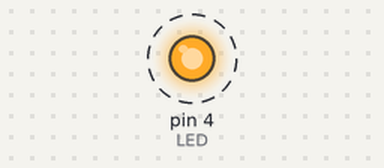
The sketch below on a simulated Arduino Uno, built with avr-gcc and run on an emulated ATmega328P. Shown: output pins drawn as LEDs (lit = HIGH). Dashed ring = blinking.

Above: at 0.5 s.
Timing chart, 0 to 4.6 s (numbered marks = the images above):
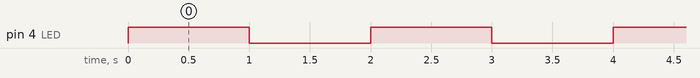

Measured:
- by itself, pin 4 (LED): alternates HIGH for 1.0 s and LOW for 1.0 s

The sketch:

sketch_jul26a.ino
```cpp
#include <IRremote.h>

int RECV_PIN = 2;
int LED=4;
IRrecv irrecv(RECV_PIN);

decode_results results;

// the setup function runs once when you press reset or power the board
void setup() {
  // initialize digital pin LED_BUILTIN as an output.
  pinMode(LED, OUTPUT);
  pinMode(RECV_PIN, INPUT);
}

// the loop function runs over and over again forever
void loop() {
  digitalWrite(LED, HIGH);   // turn the LED on (HIGH is the voltage level)
  delay(1000);                       // wait for a second
  digitalWrite(LED, LOW);    // turn the LED off by making the voltage LOW
  delay(1000);                       // wait for a second
}
```
